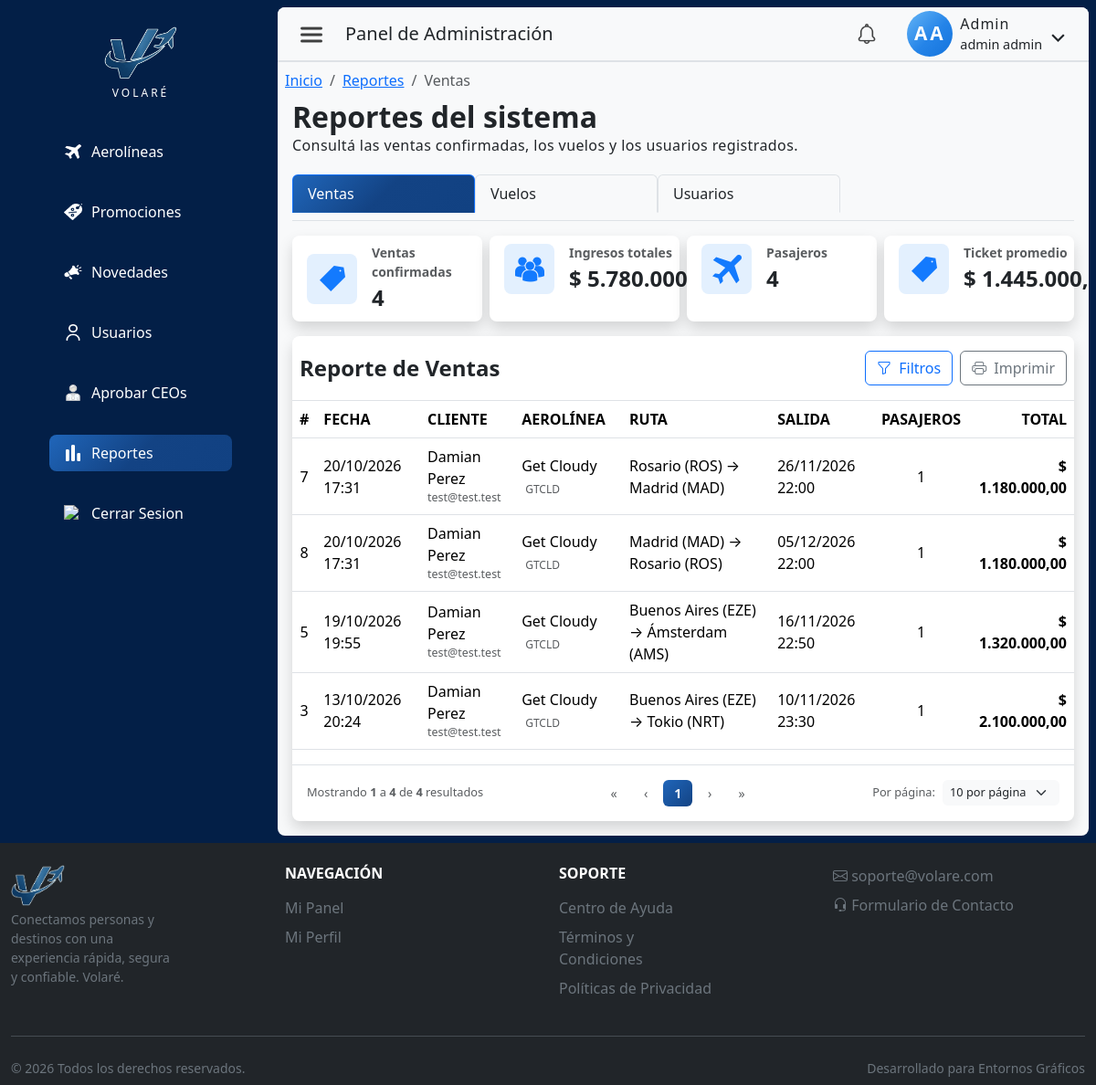
/index.php?pagina=reportes&seccion=listado (signed in), run on the app's committed database.
### tables this page shows
CREATE TABLE `reserva` (
  `idReserva` int NOT NULL AUTO_INCREMENT,
  `idUsuario` int NOT NULL,
  `idVuelo` int NOT NULL,
  `fechaReserva` datetime NOT NULL DEFAULT CURRENT_TIMESTAMP,
  `estadoReserva` enum('pendiente de pago','confirmada','cancelada') NOT NULL DEFAULT 'pendiente de pago',
  `cantPasajeros` int NOT NULL DEFAULT '1',
  `precioTotal` decimal(12,2) NOT NULL,
  `idPromocion` int DEFAULT NULL,
  PRIMARY KEY (`idReserva`),
  KEY `fk_reserva_usuario` (`idUsuario`),
  KEY `fk_reserva_vuelo` (`idVuelo`),
  KEY `fk_reserva_promocion` (`idPromocion`),
  CONSTRAINT `fk_reserva_promocion` FOREIGN KEY (`idPromocion`) REFERENCES `promocion` (`idPromocion`),
  CONSTRAINT `fk_reserva_usuario` FOREIGN KEY (`idUsuario`) REFERENCES `usuario` (`idUsuario`),
  CONSTRAINT `fk_reserva_vuelo` FOREIGN KEY (`idVuelo`) REFERENCES `vuelo` (`idVuelo`)
);

CREATE TABLE `usuario` (
  `idUsuario` int NOT NULL AUTO_INCREMENT,
  `nombre` varchar(50) NOT NULL,
  `apellido` varchar(50) NOT NULL,
  `tipoDocumento` enum('DNI','pasaporte','lc','le') NOT NULL,
  `nroDocumento` varchar(50) NOT NULL,
  `contrasena` varchar(255) NOT NULL,
  `email` varchar(255) NOT NULL,
  `telefono` varchar(45) NOT NULL,
  `fechaNacimiento` date NOT NULL,
  `rol` enum('cliente','ceo','admin') NOT NULL DEFAULT 'cliente',
  `activo` tinyint NOT NULL DEFAULT '0',
  `emailVerificado` tinyint NOT NULL DEFAULT '0',
  `fecha_hora_autorizacion` datetime DEFAULT NULL,
  `tokenVerificacion` varchar(64) DEFAULT NULL,
  `idAerolinea` int DEFAULT NULL,
  `fechaCreacion` datetime NOT NULL DEFAULT CURRENT_TIMESTAMP,
  `notificacion_vista` tinyint(1) DEFAULT '0',
  PRIMARY KEY (`idUsuario`),
  UNIQUE KEY `uk_documento` (`tipoDocumento`,`nroDocumento`),
  UNIQUE KEY `email_UNIQUE` (`email`),
  UNIQUE KEY `idUsuario_UNIQUE` (`idUsuario`),
  UNIQUE KEY `nroDocumento_UNIQUE` (`nroDocumento`),
  KEY `fk_usuario_1_idx` (`idAerolinea`),
  CONSTRAINT `fk_usuario_1` FOREIGN KEY (`idAerolinea`) REFERENCES `aerolinea` (`idAerolinea`)
);

CREATE TABLE `aerolinea` (
  `idAerolinea` int NOT NULL AUTO_INCREMENT,
  `nombreAerolinea` varchar(50) NOT NULL,
  `codigoIATA` varchar(5) NOT NULL,
  `descripcion` varchar(200) DEFAULT NULL,
  `codPais` varchar(3) NOT NULL,
  `email` varchar(250) NOT NULL,
  `logoUrl` varchar(500) DEFAULT NULL,
  `activo` tinyint NOT NULL DEFAULT '1',
  `logoPublicId` varchar(500) DEFAULT NULL,
  `fechaCreacion` datetime NOT NULL DEFAULT CURRENT_TIMESTAMP,
  PRIMARY KEY (`idAerolinea`),
  UNIQUE KEY `codigoIATA_UNIQUE` (`codigoIATA`),
  UNIQUE KEY `email_UNIQUE` (`email`)
);

CREATE TABLE `vuelo` (
  `idVuelo` int NOT NULL AUTO_INCREMENT,
  `idAerolinea` int NOT NULL,
  `origenVuelo` varchar(245) NOT NULL,
  `codigoOrigen` varchar(3) DEFAULT NULL,
  `destinoVuelo` varchar(245) NOT NULL,
  `codigoDestino` varchar(3) DEFAULT NULL,
  `fechaHoraSalidaVuelo` datetime NOT NULL,
  `fechaHoraLlegadaVuelo` datetime NOT NULL,
  `asientosTotales` int NOT NULL DEFAULT '0',
  `asientosDisponibles` int NOT NULL DEFAULT '0',
  `precioVuelo` decimal(10,2) NOT NULL,
  `fechaCreacion` datetime NOT NULL DEFAULT CURRENT_TIMESTAMP,
  PRIMARY KEY (`idVuelo`),
  KEY `fk_vuelo_1_idx` (`idAerolinea`),
  CONSTRAINT `fk_vuelo_1` FOREIGN KEY (`idAerolinea`) REFERENCES `aerolinea` (`idAerolinea`)
);

### src/views/admin/reportesListado.php (the view, shortened to what the rows shown need)
<?php
require_once __DIR__ . '/../../config/conexion.php';
function repAdminBind(mysqli_stmt $stmt, string $tipos, array $params): void {
    if ($tipos === '' || empty($params)) return;
    $refs = [];
    foreach ($params as $i => $valor) {
        $refs[$i] = &$params[$i];
    }
    array_unshift($refs, $tipos);
    call_user_func_array([$stmt, 'bind_param'], $refs);
}
function repAdminConsulta(mysqli $link, string $sql, string $tipos = '', array $params = []): array {
    $stmt = mysqli_prepare($link, $sql);
    repAdminBind($stmt, $tipos, $params);
    mysqli_stmt_execute($stmt);
    $resultado = mysqli_stmt_get_result($stmt);
    $filas = [];
    while ($fila = mysqli_fetch_assoc($resultado)) {
        $filas[] = $fila;
    }
    return $filas;
}
$tab = in_array($_GET['tab'] ?? '', ['ventas', 'vuelos', 'usuarios'], true)
    ? $_GET['tab']
    : 'ventas';
$porPaginaPermitidos = [10, 25, 50];
$pag = max(1, (int)($_GET['pag'] ?? 1));
$porPaginaRaw = (int)($_GET['porPagina'] ?? 10);
$porPagina = in_array($porPaginaRaw, $porPaginaPermitidos, true) ? $porPaginaRaw : 10;
$where = [];
$tipos = '';
$params = [];
if ($tab === 'ventas') {
    $where[] = "r.estadoReserva = 'confirmada'";
    $whereSql = implode(' AND ', $where);
    $baseFrom = "FROM reserva r
        INNER JOIN usuario u ON u.idUsuario = r.idUsuario
        INNER JOIN vuelo v ON v.idVuelo = r.idVuelo
        INNER JOIN aerolinea a ON a.idAerolinea = v.idAerolinea
        WHERE $whereSql";
    $resumen = repAdminConsulta($link,
        "SELECT COUNT(*) AS ventas,
                COALESCE(SUM(r.precioTotal), 0) AS ingresos,
                COALESCE(SUM(r.cantPasajeros), 0) AS pasajeros
         $baseFrom", $tipos, $params)[0] ?? ['ventas' => 0, 'ingresos' => 0, 'pasajeros' => 0];
    $total = (int)$resumen['ventas'];
    $totalPaginas = max(1, (int)ceil($total / $porPagina));
    $pag = min($pag, $totalPaginas);
    $offset = ($pag - 1) * $porPagina;
    $tiposDatos = $tipos . 'ii';
    $paramsDatos = array_merge($params, [$porPagina, $offset]);
    $filas = repAdminConsulta($link,
        "SELECT r.idReserva, r.fechaReserva, r.cantPasajeros, r.precioTotal,
                u.nombre, u.apellido, u.email,
                a.nombreAerolinea, a.codigoIATA,
                v.origenVuelo, v.codigoOrigen, v.destinoVuelo, v.codigoDestino,
                v.fechaHoraSalidaVuelo, v.fechaHoraLlegadaVuelo
         $baseFrom
         ORDER BY r.fechaReserva DESC
         LIMIT ? OFFSET ?", $tiposDatos, $paramsDatos);
}
?>
<div>
    <div class="contForm col-12 d-flex flex-column p-2 admin-content h-100">
        <h2 class="m-0 p-0 fs-2 fw-bold">Reportes del sistema</h2>
        <div class="d-flex flex-column gap-2">
            <div class="table-responsive bg-white shadow rounded-3 pt-3 tablaContenedor">
                <table class="table table-hover align-middle border-top mt-2">
                    <?php if ($tab === 'ventas'): ?>
                        <thead>
                            <tr>
                                <th class="fw-bold text-center">#</th>
                                <th class="fw-bold">FECHA</th>
                                <th class="fw-bold">CLIENTE</th>
                                <th class="fw-bold d-none d-md-table-cell">AEROLÍNEA</th>
                                <th class="fw-bold d-none d-sm-table-cell">RUTA</th>
                                <th class="fw-bold d-none d-lg-table-cell">SALIDA</th>
                                <th class="fw-bold text-center">PASAJEROS</th>
                                <th class="fw-bold text-end">TOTAL</th>
                            </tr>
                        </thead>
                        <tbody>
                            <?php if (empty($filas)): ?>
                                <tr><td colspan="8" class="text-center py-4 text-muted">No hay ventas confirmadas para los filtros seleccionados.</td></tr>
                            <?php else: foreach ($filas as $f): ?>
                                <tr>
                                    <td class="text-center fw-medium"><?= (int)$f['idReserva'] ?></td>
                                    <td><?= date('d/m/Y H:i', strtotime($f['fechaReserva'])) ?></td>
                                    <td>
                                        <div class="d-flex flex-column">
                                            <span class="fw-medium"><?= htmlspecialchars($f['nombre'] . ' ' . $f['apellido']) ?></span>
                                            <span class="text-muted" style="font-size:0.78rem;"><?= htmlspecialchars($f['email']) ?></span>
                                        </div>
                                    </td>
                                    <td class="d-none d-md-table-cell">
                                        <?= htmlspecialchars($f['nombreAerolinea']) ?>
                                        <span class="text-muted text-uppercase ms-1" style="font-size:0.75rem;"><?= htmlspecialchars($f['codigoIATA']) ?></span>
                                    </td>
                                    <td class="d-none d-sm-table-cell">
                                        <?= htmlspecialchars($f['origenVuelo']) ?> →
                                        <?= htmlspecialchars($f['destinoVuelo']) ?>
                                    </td>
                                    <td class="d-none d-lg-table-cell"><?= date('d/m/Y H:i', strtotime($f['fechaHoraSalidaVuelo'])) ?></td>
                                    <td class="text-center"><?= (int)$f['cantPasajeros'] ?></td>
                                    <td class="text-end fw-semibold">$ <?= number_format((float)$f['precioTotal'], 2, ',', '.') ?></td>
                                </tr>
                            <?php endforeach; endif; ?>
                        </tbody>
                    <?php endif; ?>
                </table>
            </div>
        </div>
    </div>
</div>

### data on the page
reserva: idReserva "7", fechaReserva "20/10/2026 17:31", idUsuario.apellido "Damian Perez", idUsuario.email "test@test.test", aerolinea.nombreAerolinea "Get Cloudy", aerolinea.codigoIATA "GTCLD", idVuelo.origenVuelo "Rosario (ROS)", idVuelo.destinoVuelo "Madrid (MAD)", idVuelo.fechaHoraSalidaVuelo "26/11/2026 22:00", cantPasajeros "1", precioTotal "1.180.000,00"
reserva: idReserva "8", fechaReserva "20/10/2026 17:31", idUsuario.apellido "Damian Perez", idUsuario.email "test@test.test", aerolinea.nombreAerolinea "Get Cloudy", aerolinea.codigoIATA "GTCLD", idVuelo.origenVuelo "Madrid (MAD)", idVuelo.destinoVuelo "Rosario (ROS)", idVuelo.fechaHoraSalidaVuelo "05/12/2026 22:00", cantPasajeros "1", precioTotal "1.180.000,00"
reserva: idReserva "5", fechaReserva "19/10/2026 19:55", idUsuario.apellido "Damian Perez", idUsuario.email "test@test.test", aerolinea.nombreAerolinea "Get Cloudy", aerolinea.codigoIATA "GTCLD", idVuelo.origenVuelo "Buenos Aires (EZE)", idVuelo.destinoVuelo "Ámsterdam (AMS)", idVuelo.fechaHoraSalidaVuelo "16/11/2026 22:50", cantPasajeros "1", precioTotal "1.320.000,00"
reserva: idReserva "3", fechaReserva "13/10/2026 20:24", idUsuario.apellido "Damian Perez", idUsuario.email "test@test.test", aerolinea.nombreAerolinea "Get Cloudy", aerolinea.codigoIATA "GTCLD", idVuelo.origenVuelo "Buenos Aires (EZE)", idVuelo.destinoVuelo "Tokio (NRT)", idVuelo.fechaHoraSalidaVuelo "10/11/2026 23:30", cantPasajeros "1", precioTotal "2.100.000,00"

### other printed values
$link['label'] "Aerolíneas"
$link['label'] "Promociones"
$link['label'] "Novedades"
$link['label'] "Usuarios"
$link['label'] "Aprobar CEOs"
$link['label'] "Reportes"
$rol "Admin"
$usuario['nombre'] "admin"
$usuario['apellido'] "admin"
$tabs[$tab] "Ventas"
$label "Ventas"
$label "Vuelos"
$label "Usuarios"
$card['label'] "Ventas confirmadas"
$card['valor'] "4"
